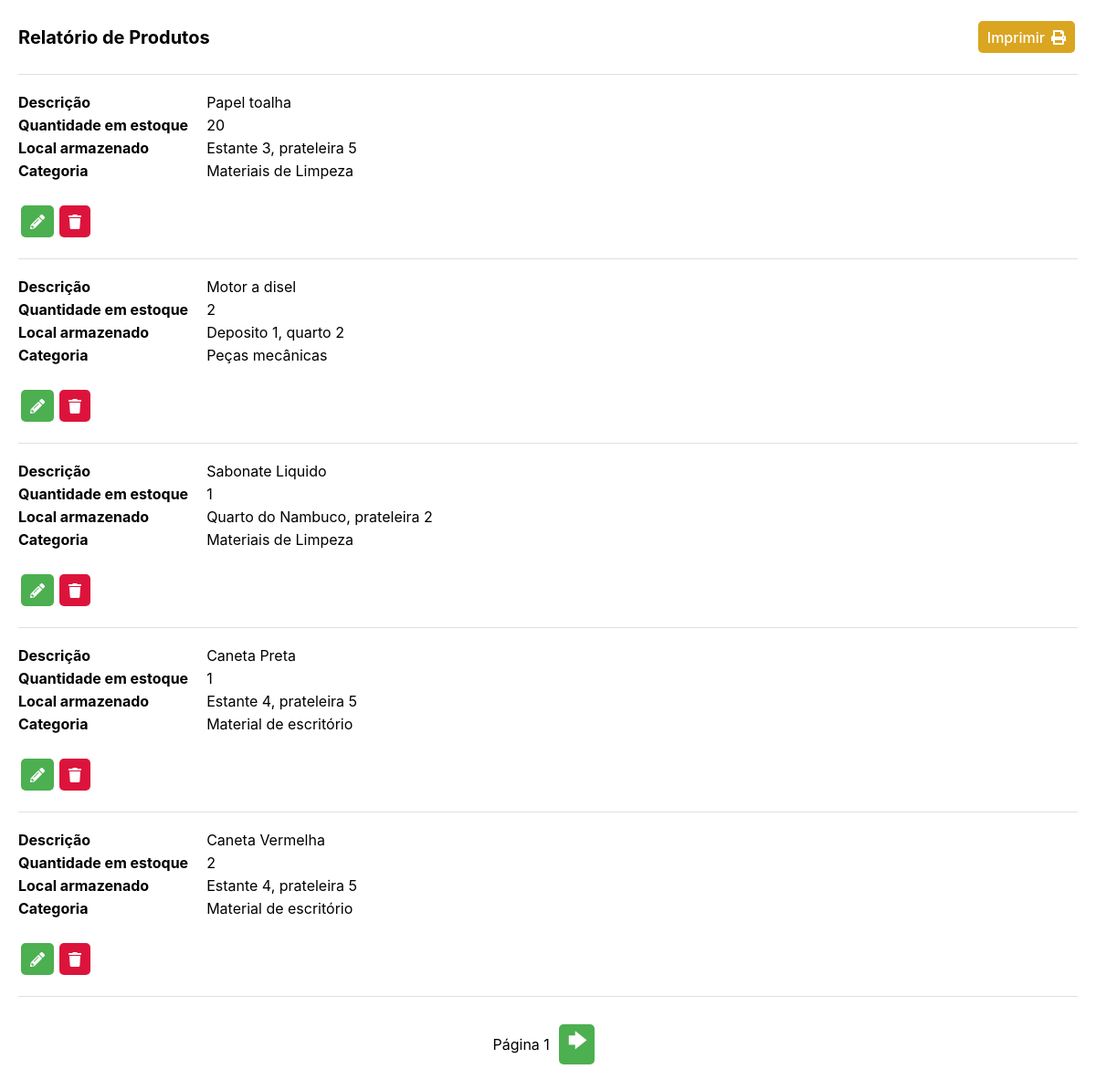
The page /php/relatorios/rel_produto.php (signed in) on the database its author committed.
### tables this page shows
CREATE TABLE `produto` (
  `idProduto` int(11) NOT NULL,
  `Descricao` varchar(100) DEFAULT NULL,
  `Qtde_estoque` int(11) DEFAULT NULL,
  `Local_armaz` text,
  `Categoria_idCategoria` int(11) NOT NULL
);

CREATE TABLE `categoria` (
  `idCategoria` int(11) NOT NULL,
  `Descricao_categoria` varchar(40) DEFAULT NULL
);

### php/relatorios/rel_produto.php (the view, shortened to what this page needs)
<!DOCTYPE html>
<html>
<head>
  <link href="../../css/reset.css" rel="stylesheet" type="text/css">
  <link href="../../css/style.css" rel="stylesheet" type="text/css">
  <link rel="stylesheet" href="https://use.fontawesome.com/releases/v5.7.1/css/all.css">
</head>
<body>
  <div class="box">
    <div class="data-box" style="margin: 0; align-items: center; justify-content: space-between;">
      <h1 style=>Relatório de Produtos</h1>
      <a class="data-print" onclick="window.print()">Imprimir <i class="fas fa-print" style="margin-left: 7px;"></i></a>
    </div>
    <section style="border-bottom: 1px solid #e0e0e3; padding-top: 20px;"></section>
    <br>
    <div class="data-content">
      <?php
          include('../connectdb.php');
          $limite = 5;
          if( isset( $_GET['pagina'] ) && (int)$_GET['pagina'] >= 0){
              $pagina = (int)$_GET['pagina'];
          }else{
              $pagina = 0;
          }
          $offset = $limite * $pagina;
          $postagem = $con->query("SELECT produto.idProduto, produto.Descricao, produto.Qtde_estoque, produto.Local_armaz, categoria.Descricao_categoria
            FROM `produto`
            INNER JOIN categoria ON produto.Categoria_idCategoria = categoria.idCategoria
            ORDER BY idProduto DESC
            LIMIT $limite OFFSET $offset;");
          $counter = 0;
          while($info = $postagem->fetch_assoc()){
          ?>
      <div class="data-box">
        <section class="data-row">
          <b class="data-header">Descrição</b>
          <b class="data-header">Quantidade em estoque</b>
          <b class="data-header">Local armazenado</b>
          <b class="data-header">Categoria</b>
        </section>
        <section class="data-row" id="data">
          <p class="data-item"><?= utf8_encode($info['Descricao']) ?></p>
          <p class="data-item"><?= $info['Qtde_estoque'] ?></p>
          <p class="data-item"><?= utf8_encode($info['Local_armaz']) ?></p>
          <p class="data-item"><?= utf8_encode($info['Descricao_categoria']) ?></p>
        </section>
      </div>
      <div class="data-box">
        <a class="data-edit" href="upd_produto.php?id=<?=$info['idProduto']?>"><i class="fas fa-pencil-alt"></i></a>
        <a class="data-delete" href="#" onclick="startModal('modal-delete'); prodId = <?=$info['idProduto']?>;"><i class="fas fa-trash"></i></a>
      </div>
      <section style="border-bottom: 1px solid #e0e0e3; margin-bottom: 20px;"></section>
      <?php
      $counter++;
          }
          ?>
      <div class="pages" id="pages">
            <p>Página <?= $pagina+1; ?> </p>
            <?php
          if($counter == $limite){
            ?>
        <a href="?pagina=<?= $pagina+1; ?>">🡆</a>
        <?php
          }
        ?>
      </div>
    </div>
  </div>
</body>
</html>

### css/style.css (style rules this page uses)
* { box-sizing: border-box; font-family: -apple-system, BlinkMacSystemFont, "segoe ui", roboto, oxygen, ubuntu, cantarell, "fira sans", "droid sans", "helvetica neue", Arial, sans-serif; font-size: 16px; -webkit-font-smoothing: antialiased; -moz-osx-font-smoothing: grayscale; }
a:link, a:visited.sidemenu-itens { color: #2f3947; text-decoration: none; }
.box { padding: 20px; background-color: #fff; }
.box h1 { font-size: 1.25em; float: center; }
.data-content { display: flex; flex-direction: column; }
.data-box { display: flex; margin-bottom: 20px; }
.data-row { display: flex; flex-direction: column; margin-right: 20px; }
.data-item { flex: 1; margin-bottom: 5px; }
.data-header { flex: 1; margin-bottom: 5px; }
.data-edit { background-color: #4CAF50; color: #fff; padding: 8px 10px 7px 10px; border-radius: 5px; margin: 3px; cursor: pointer; border: none; }
.data-delete { background-color: crimson; color: #fff; padding: 8px 10px 7px 10px; border-radius: 5px; margin: 3px; border: none; }
.data-print { display: flex; background-color: #DAA520; padding: 8px 10px 7px 10px; border-radius: 5px; margin: 3px; color: #fff; align-items: center; font-weight: 500; cursor: pointer; }
a.data-edit:link , a.data-edit:visited, a.data-delete:link , a.data-delete:visited { color: white; text-decoration: none; cursor: auto; }
.pages { display: flex; justify-content: center; align-items: center; }
.pages a { background-color: #4CAF50; padding: 4px 8px 6px 10px; color: white; border-radius: 5px; font-weight: bold; font-size: 1.25rem; margin: 10px; cursor: pointer; }

### rows shown on the page
produto: Descricao "Papel toalha", Qtde_estoque "20", Local_armaz "Estante 3, prateleira 5", categoria.Descricao_categoria "Materiais de Limpeza"
produto: Descricao "Motor a disel", Qtde_estoque "2", Local_armaz "Deposito 1, quarto 2", categoria.Descricao_categoria "Peças mecânicas"
produto: Descricao "Sabonate Liquido", Qtde_estoque "1", Local_armaz "Quarto do Nambuco, prateleira 2", categoria.Descricao_categoria "Materiais de Limpeza"
produto: Descricao "Caneta Preta", Qtde_estoque "1", Local_armaz "Estante 4, prateleira 5", categoria.Descricao_categoria "Material de escritório"
produto: Descricao "Caneta Vermelha", Qtde_estoque "2", Local_armaz "Estante 4, prateleira 5", categoria.Descricao_categoria "Material de escritório"

### other values the page prints
$pagina+1 "1"
